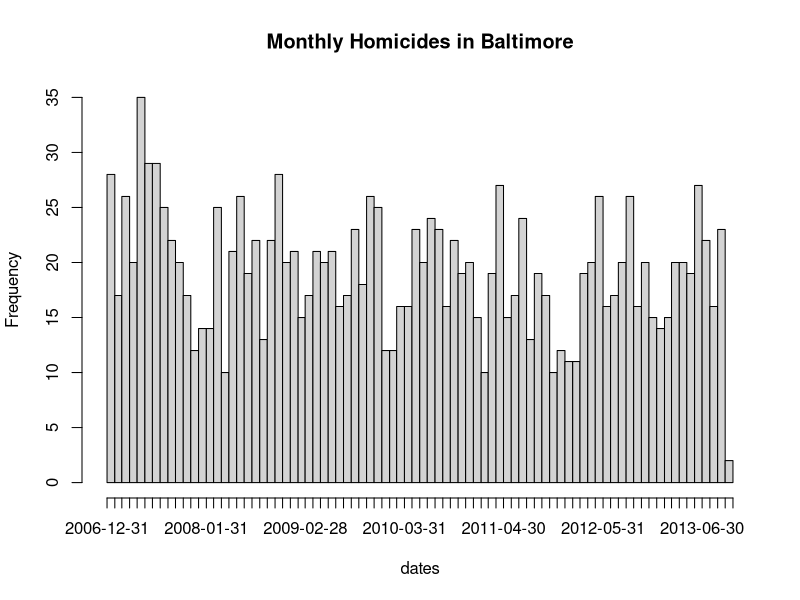

Write the R code that produced this figure.
## ----echo=FALSE----------------------------------------------------------
knitr::opts_chunk$set(comment = NA, fig.path = "images/regex-", 
                      prompt = TRUE, collapse = TRUE)

## ------------------------------------------------------------------------
homicides <- readLines("homicides.txt")

## Total number of events recorded
length(homicides)
homicides[1]
homicides[1000]

## ------------------------------------------------------------------------
g <- grep("iconHomicideShooting", homicides)
length(g)

## ------------------------------------------------------------------------
g <- grep("iconHomicideShooting|icon_homicide_shooting", homicides)
length(g)

## ------------------------------------------------------------------------
g <- grep("Cause: shooting", homicides)
length(g)

## ------------------------------------------------------------------------
g <- grep("Cause: [Ss]hooting", homicides)
length(g)

## ------------------------------------------------------------------------
g <- grep("[Ss]hooting", homicides)
length(g)

## ------------------------------------------------------------------------
i <- grep("[cC]ause: [Ss]hooting", homicides)
str(i)

## ------------------------------------------------------------------------
j <- grep("[Ss]hooting", homicides)
str(j)

## ------------------------------------------------------------------------
setdiff(i, j)
setdiff(j, i)

## ------------------------------------------------------------------------
homicides[859]

## ------------------------------------------------------------------------
grep("^New", state.name)

## ------------------------------------------------------------------------
grep("^New", state.name, value = TRUE)

## ------------------------------------------------------------------------
g <- grepl("^New", state.name)
g
state.name[g]

## ------------------------------------------------------------------------
homicides[1]

## ------------------------------------------------------------------------
homicides[954]

## ------------------------------------------------------------------------
regexpr("<dd>[F|f]ound(.*)</dd>", homicides[1:10])

## ------------------------------------------------------------------------
substr(homicides[1], 177, 177 + 93 - 1)

## ------------------------------------------------------------------------
regexpr("<dd>[F|f]ound(.*?)</dd>", homicides[1:10])

## ------------------------------------------------------------------------
substr(homicides[1], 177, 177 + 33 - 1)

## ------------------------------------------------------------------------
r <- regexpr("<dd>[F|f]ound(.*?)</dd>", homicides[1:5])
regmatches(homicides[1:5], r)

## ------------------------------------------------------------------------
x <- substr(homicides[1], 177, 177 + 33 - 1)
x

## ------------------------------------------------------------------------
sub("<dd>[F|f]ound on |</dd>", "", x)

## ------------------------------------------------------------------------
gsub("<dd>[F|f]ound on |</dd>", "", x)

## ------------------------------------------------------------------------
r <- regexpr("<dd>[F|f]ound(.*?)</dd>", homicides[1:5])
m <- regmatches(homicides[1:5], r)
m
d <- gsub("<dd>[F|f]ound on |</dd>", "", m)

## Nice and clean
d

## ------------------------------------------------------------------------
as.Date(d, "%B %d, %Y")

## ------------------------------------------------------------------------
regexec("<dd>[F|f]ound on (.*?)</dd>", homicides[1])

## ------------------------------------------------------------------------
regexec("<dd>[F|f]ound on .*?</dd>", homicides[1])

## ------------------------------------------------------------------------
regexec("<dd>[F|f]ound on (.*?)</dd>", homicides[1])

## ------------------------------------------------------------------------
substr(homicides[1], 177, 177 + 33 - 1)

## ------------------------------------------------------------------------
substr(homicides[1], 190, 190 + 15 - 1)

## ------------------------------------------------------------------------
r <- regexec("<dd>[F|f]ound on (.*?)</dd>", homicides[1:2])
regmatches(homicides[1:2], r)

## ------------------------------------------------------------------------
r <- regexec("<dd>[F|f]ound on (.*?)</dd>", homicides)
m <- regmatches(homicides, r)

## ------------------------------------------------------------------------
dates <- sapply(m, function(x) x[2])

## ------------------------------------------------------------------------
dates <- as.Date(dates, "%B %d, %Y")
hist(dates, "month", freq = TRUE, main = "Monthly Homicides in Baltimore")

